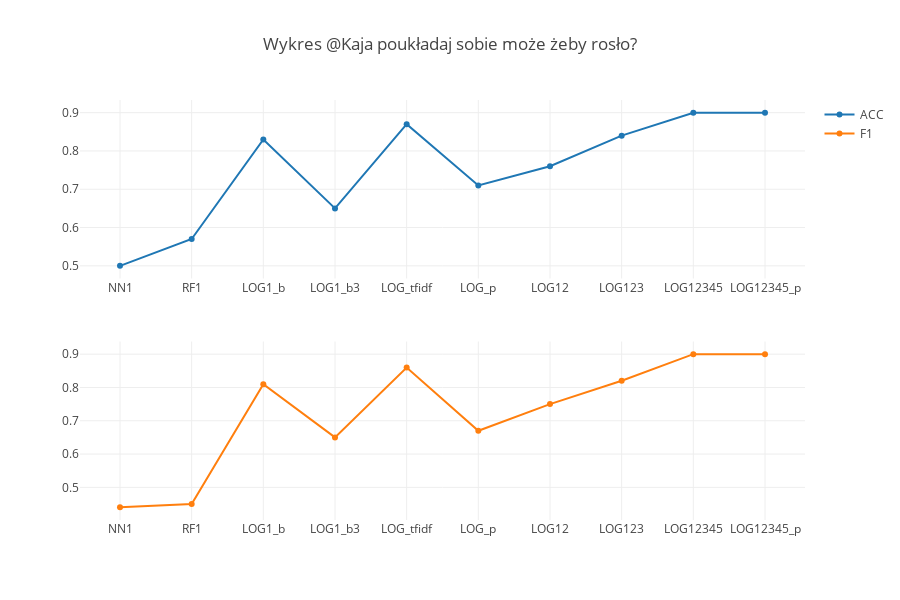

Here is the notebook cell this chart was saved with:
### Code cell
Acc = [0.5,0.57,0.83,0.65,0.87,0.71,0.76,0.84,0.9,0.9,0.9]
F1 = [0.44,0.45,0.81,0.65,0.86,0.67,0.75,0.82,0.9,0.9,0.9]

labels = ['NN1', 'RF1', 'LOG1_b', 'LOG1_b3', 'LOG_tfidf','LOG_p','LOG12','LOG123','LOG12345', 'LOG12345_p']


ACC = go.Scatter(
    x = labels,
    y = Acc,
    name = 'ACC'
)
F1 = go.Scatter(
    x = labels,
    y = F1,
    name = 'F1'
)




fig = tools.make_subplots(rows=2, cols=1)

fig.append_trace(ACC, 1, 1)
fig.append_trace(F1, 2, 1)



fig['layout'].update(height=600, width=900, title='Wykres @Kaja poukładaj sobie może żeby rosło?')
py.iplot(fig, filename='stacked-subplots')

### Figure 1 — Plotly figure (JSON) as saved in the notebook; plotly's stock layout.template omitted (floating-point values rounded to 4 significant figures)
{"data": [{"name": "ACC", "type": "scatter", "uid": "84c3762e-7ca2-4511-a123-edabe7f32677", "x": ["NN1", "RF1", "LOG1_b", "LOG1_b3", "LOG_tfidf", "LOG_p", "LOG12", "LOG123", "LOG12345", "LOG12345_p"], "xaxis": "x", "y": [0.5, 0.57, 0.83, 0.65, 0.87, 0.71, 0.76, 0.84, 0.9, 0.9, 0.9], "yaxis": "y"}, {"name": "F1", "type": "scatter", "uid": "b30b4008-dc7c-45c7-8012-13a6e179e5e6", "x": ["NN1", "RF1", "LOG1_b", "LOG1_b3", "LOG_tfidf", "LOG_p", "LOG12", "LOG123", "LOG12345", "LOG12345_p"], "xaxis": "x2", "y": [0.44, 0.45, 0.81, 0.65, 0.86, 0.67, 0.75, 0.82, 0.9, 0.9, 0.9], "yaxis": "y2"}], "layout": {"height": 600, "title": {"text": "Wykres @Kaja poukładaj sobie może żeby rosło?"}, "width": 900, "xaxis": {"anchor": "y", "domain": [0, 1]}, "xaxis2": {"anchor": "y2", "domain": [0, 1]}, "yaxis": {"anchor": "x", "domain": [0.575, 1]}, "yaxis2": {"anchor": "x2", "domain": [0, 0.425]}}}
